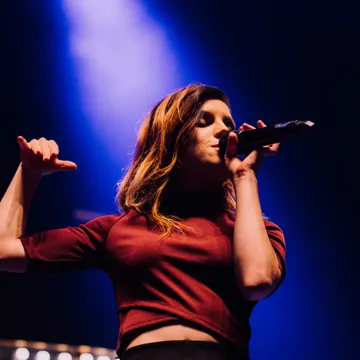
#> input picture images/artists photo set/1.webp, 360 x 360 px
$ python -i kmeans_clusters_method.py   (imports and definitions only)   (older library calls are emulated)
#> lines starting #> are read from the running program, lines starting #| are printed output that depends on the picture; after the words box and inside, x2 and y2 are one past the last pixel; in counts of white or black regions, pixels touching at a corner belong together
#> further down, picture is the input picture: shape (360, 360, 3); mean B, G, R 72.3, 35.4, 51.7
import numpy as np
import scipy.misc as sp
import matplotlib.pyplot as plt
from sklearn.cluster import KMeans
from PIL import Image, ImageDraw, ImageOps


class ClusterBackgroundColor():
    """Analyzes an image and finds a fitting background color.

    Main use is to analyze album artwork and calculate the background
    color Spotify sets when playing on a Chromecast.

    Attributes:
        img (ndarray): The image to analyze.

    """

    def __init__(self, img, format='RGB', image_processing_size=None):
        """Prepare the image for analyzation.

        Args:
            img (ndarray): The image to analyze.
            format (str): Format of `img`, either RGB or BGR.
            image_processing_size: (tuple): Process image or not.
                tuple as (width, height) of the output image (must be integers)

        Raises:
            ValueError: If `format` is not RGB or BGR.

        """
#> called with format = 'RGB'
        if format == 'RGB':
            self.img = img
        elif format == 'BGR':
            self.img = self.img[..., ::-1]
        else:
            raise ValueError('Invalid format. Only RGB and BGR image '\
                             'format supported.')

        if image_processing_size:
            img = Image.fromarray(self.img)
            self.img = np.asarray(img.resize(image_processing_size, Image.BILINEAR))

        self.img_from_array = Image.fromarray(img)
        self.size = self.img_from_array.size
#> self.size = (360, 360)

    def best_color(self, k=3, color_tol=3):
        """Returns a suitable background color for the given image.

        Uses k-means clustering to find `k` distinct colors in
        the image. A colorfulness index is then calculated for each
        of these colors. The color with the highest colorfulness
        index is returned if it is greater than or equal to the
        colorfulness tolerance `color_tol`. If no color is colorful
        enough, a gray color will be returned. Returns more or less
        the same color as Spotify in 80 % of the cases.

        Args:
            k (int): Number of clusters to form.
            color_tol (float): Tolerance for a colorful color.
                Colorfulness is defined as described by Hasler and
                Süsstrunk (2003) in https://infoscience.epfl.ch/
                record/33994/files/HaslerS03.pdf.

        Returns:
            tuple: (R, G, B). The calculated background color.

        """
        self.img = self.img.reshape((self.img.shape[0]*self.img.shape[1], 3))

        clt = KMeans(n_clusters=k)
        clt.fit(self.img)
        centroids = clt.cluster_centers_

        colorfulness = [self.colorfulness(color[0], color[1], color[2]) for color in centroids]
        max_colorful = np.max(colorfulness)

        if max_colorful < color_tol:
            # If not colorful, set to gray
            best_color = [230, 230, 230]
        else:
            # Pick the most colorful color
            best_color = centroids[np.argmax(colorfulness)]

        return int(best_color[0]), int(best_color[1]), int(best_color[2])

    def make_image_with_background(self, size=(1280, 329)):
#> called with size = (1280, 329)
        wrapped_image = Image.new('RGB', size, color=self.best_color())
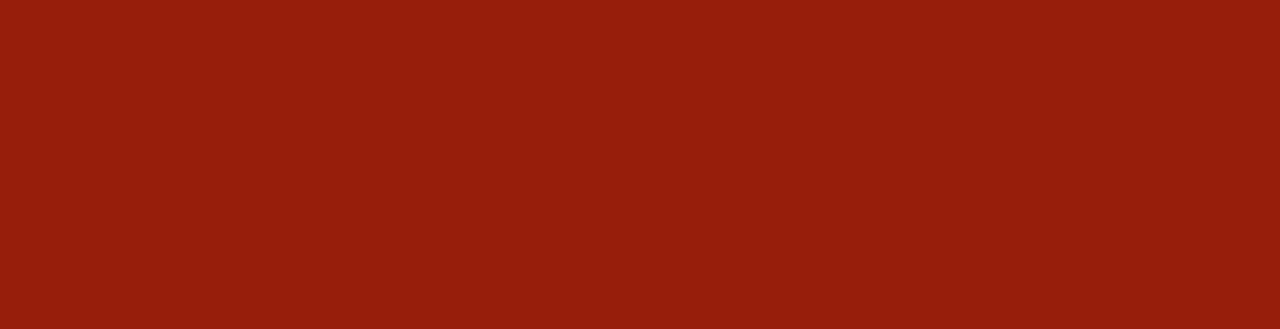
#> wrapped_image: PIL image 1280x329 RGB; mean R, G, B 151, 30, 11
        size = self.size
#> size = (360, 360)
        mask = Image.new('L', size, 0)
#> mask: PIL image 360x360 L; every value is 0
        draw = ImageDraw.Draw(mask)
        draw.ellipse((0, 0) + size, fill=255)
        output_image = ImageOps.fit(self.img_from_array, mask.size, centering=(0.5, 0.5))
        output_image.putalpha(mask)
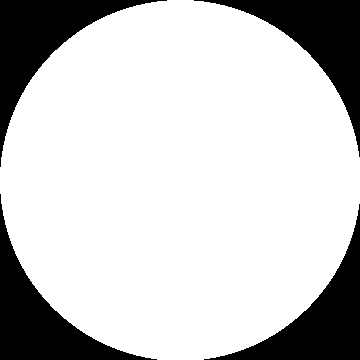
#> mask: PIL image 360x360 L; 78.9% white; 4 black regions, box (x1, y1, x2, y2) and area: (0, 0, 167, 167) 7005, (194, 0, 360, 157) 6838, (0, 194, 157, 360) 6838, (204, 204, 360, 360) 6672
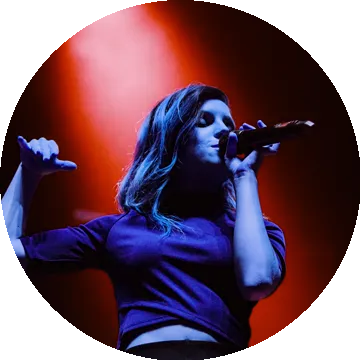
#> output_image: PIL image 360x360 RGBA; mean R, G, B, A 72.3, 35.4, 51.7, 201.2; transparent parts drawn white
        wrapped_image.paste(
            output_image.resize((250, 250)),
            (250, 35),
            mask.resize((250, 250))
        )
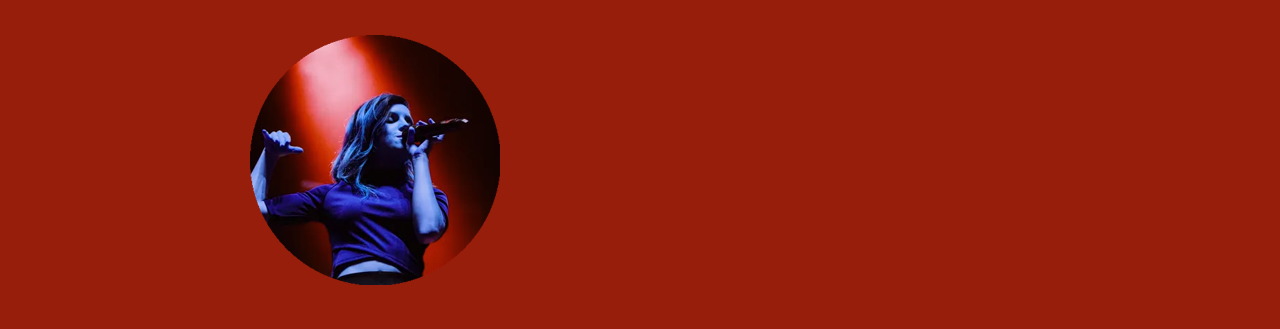
#> wrapped_image: PIL image 1280x329 RGB; mean R, G, B 142.1, 31, 16.6
        return wrapped_image

    def colorfulness(self, r, g, b):
        """Returns a colorfulness index of given RGB combination.

        Implementation of the colorfulness metric proposed by
        Hasler and Süsstrunk (2003) in https://infoscience.epfl.ch/
        record/33994/files/HaslerS03.pdf.

        Args:
            r (int): Red component.
            g (int): Green component.
            b (int): Blue component.

        Returns:
            float: Colorfulness metric.

        """
        rg = np.absolute(r - g)
        yb = np.absolute(0.5 * (r + g) - b)

        # Compute the mean and standard deviation of both `rg` and `yb`.
        rg_mean, rg_std = (np.mean(rg), np.std(rg))
        yb_mean, yb_std = (np.mean(yb), np.std(yb))

        # Combine the mean and standard deviations.
        std_root = np.sqrt((rg_std ** 2) + (yb_std ** 2))
        mean_root = np.sqrt((rg_mean ** 2) + (yb_mean ** 2))

        return std_root + (0.3 * mean_root)

>>> import cv2
>>> picture = cv2.imread('images/artists photo set/1.webp')
>>> result = ClusterBackgroundColor(picture).make_image_with_background()

$ run again, on images/artists photo set/10.webp
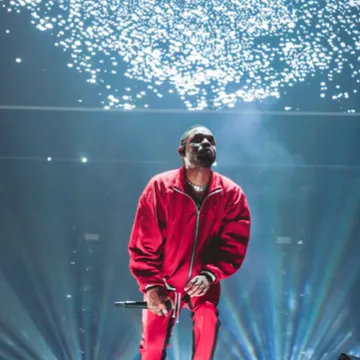
#> input picture images/artists photo set/10.webp, 360 x 360 px
#> picture is the input picture: shape (360, 360, 3); mean B, G, R 142.4, 119.8, 100.7
#> in make_image_with_background, `output_image.putalpha(mask)`:
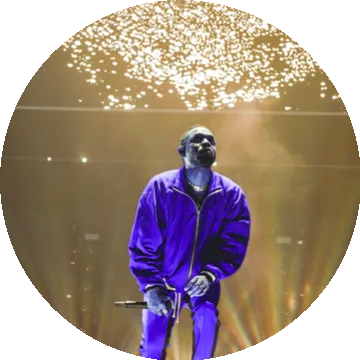
#> output_image: PIL image 360x360 RGBA; mean R, G, B, A 142.4, 119.8, 100.7, 201.2; transparent parts drawn white
#> in make_image_with_background, `wrapped_image.paste( output_image.resize((250, 250)), (250, 35), mask...`:
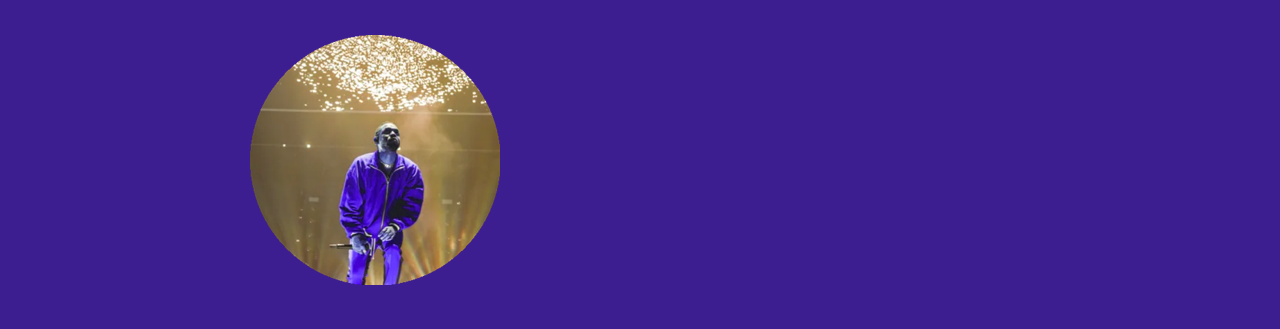
#> wrapped_image: PIL image 1280x329 RGB; mean R, G, B 70.4, 40.4, 140.2

$ run again, on images/artists photo set/11.webp
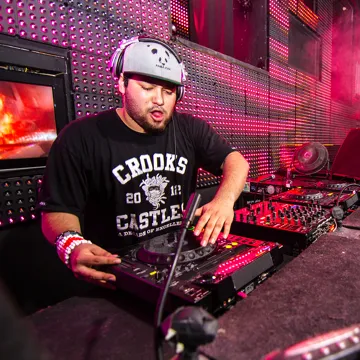
#> input picture images/artists photo set/11.webp, 360 x 360 px
#> picture is the input picture: shape (360, 360, 3); mean B, G, R 65, 51.1, 103
#> in make_image_with_background, `output_image.putalpha(mask)`:
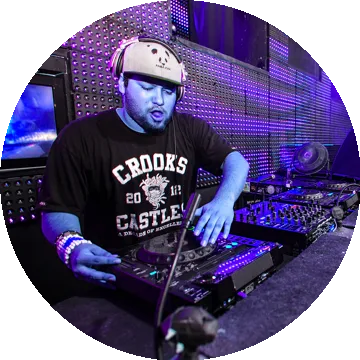
#> output_image: PIL image 360x360 RGBA; mean R, G, B, A 65, 51.1, 103, 201.2; transparent parts drawn white
#> in make_image_with_background, `wrapped_image.paste( output_image.resize((250, 250)), (250, 35), mask...`:
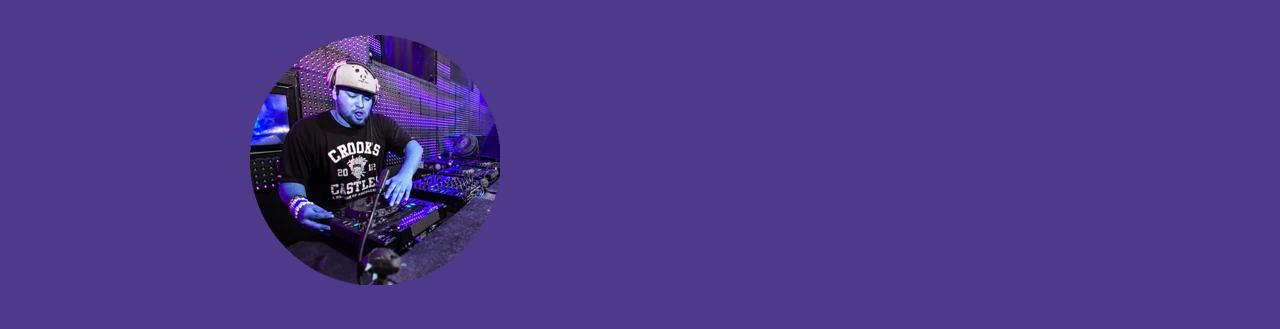
#> wrapped_image: PIL image 1280x329 RGB; mean R, G, B 77.2, 56.3, 134.6

$ run again, on images/artists photo set/12.webp
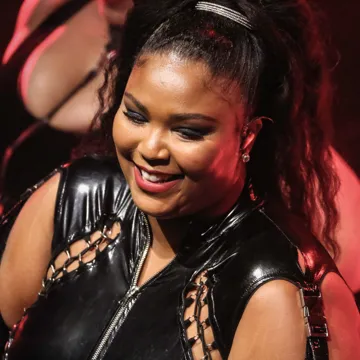
#> input picture images/artists photo set/12.webp, 360 x 360 px
#> picture is the input picture: shape (360, 360, 3); mean B, G, R 45.5, 55, 91.4
#> in make_image_with_background, `output_image.putalpha(mask)`:
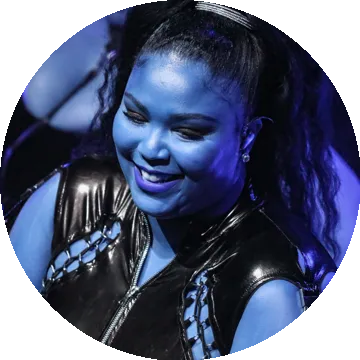
#> output_image: PIL image 360x360 RGBA; mean R, G, B, A 45.5, 55, 91.4, 201.2; transparent parts drawn white
#> in make_image_with_background, `wrapped_image.paste( output_image.resize((250, 250)), (250, 35), mask...`:
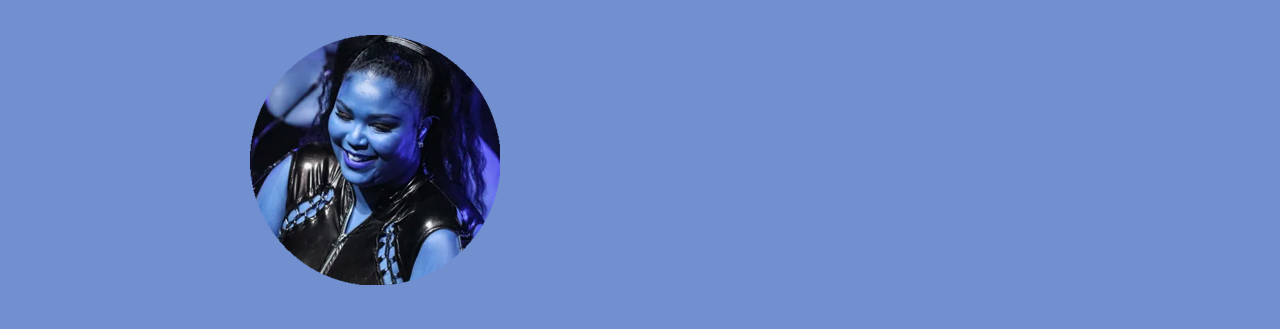
#> wrapped_image: PIL image 1280x329 RGB; mean R, G, B 106.2, 133, 194.2
